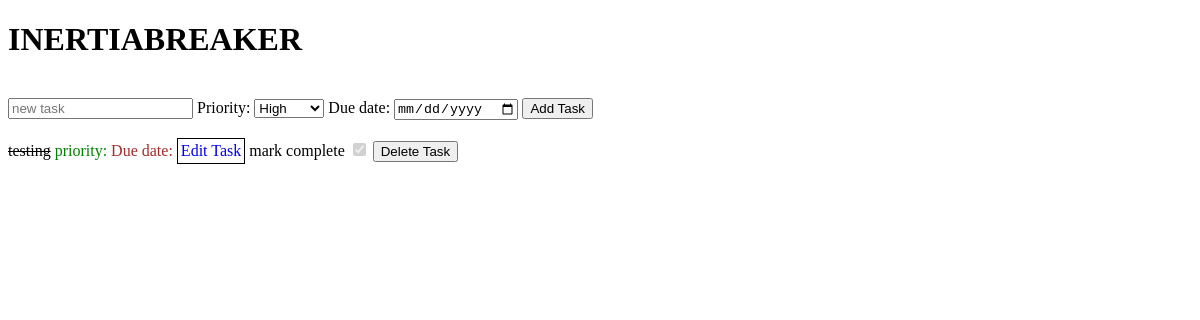
Before: / with the older database file.
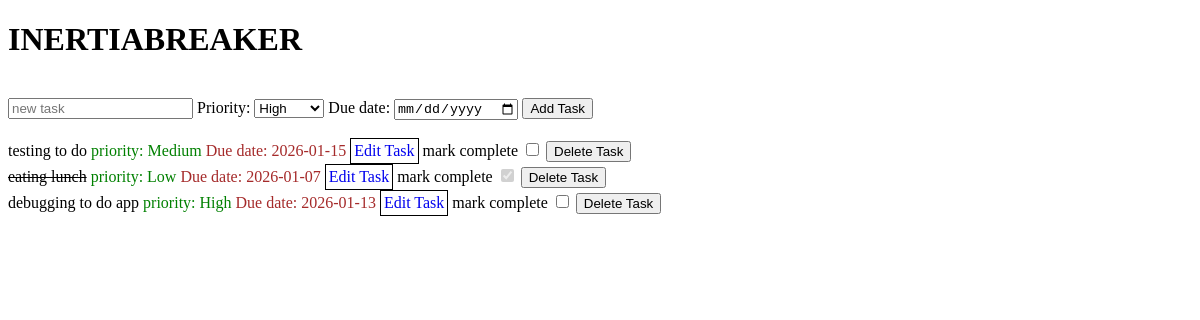
After: the same page with the newer database file.
### tables this page shows
CREATE TABLE tasks(
            id INTEGER PRIMARY KEY,
            title TEXT NOT NULL,
            is_complete INTEGER DEFAULT 0,
            priority TEXT CHECK (priority IN ('High', 'Medium', 'Low')),
            due_date DATE,
            created_at TIMESTAMP DEFAULT CURRENT_TIMESTAMP
        );

### index.php (the view, shortened to what this page needs)
<?php
require_once __DIR__ . '/dbConfig.php';
$tasks="SELECT * FROM tasks";
$sql=$connection->query($tasks);
$sql->setFetchMode(PDO::FETCH_ASSOC);
$allTasks=$sql->fetchAll();
?>
<!DOCTYPE html>
<html lang="en">
<head>
</head>
<body>
   <h1>INERTIABREAKER</h1><br>
    <form action="src/createTask.php" method="post">
      <input type="text" name="task" placeholder="new task" required>
      <label for="priority">Priority:</label>
      <select id="priority" name="priority" required>
        <option value="High">High</option>
      </select>
      <label for="due_date">Due date:</label>
      <input type="date" name="due_date" required>
      <button type="submit">Add Task</button><br>
    </form>
    <br>
     <?php
      foreach ($allTasks as $task){
        $completedTask=$task['is_complete'] ? 'text-decoration : line-through;' : '';
        $checked=$task['is_complete']? 'checked disabled':'';
        echo "<div>
         <label style='{$completedTask}'>" . htmlspecialchars($task["title"]) . "</label>
         <label style='color:green'>priority: ". $task["priority"]."</label>
         <label style='color:brown'>Due date: ". $task["due_date"]."</label>
         <a href='/edit_task.php?id=".htmlspecialchars($task['id'])."' style='display:inline-block; padding:3px; border:1px solid #000000; text-decoration:none;'> Edit Task</a>
         <form action='/src/updateTask.php' method='post' style='display:inline'> mark complete
          <input type='hidden' name='task_id' value='".$task["id"]."'>
          <input type='checkbox' {$checked} onchange='this.form.submit()'>
          </form>
         <form action='/src/deleteTask.php' method='post' style='display:inline'>
          <input type='hidden' name='task_id' value='".$task["id"]."'><button type='submit'>Delete Task</button>
          </form>
        </div> \n";
      }
      ?>
</body>
</html>

Changed rows visible on the page:
removed tasks: title "testing", is_complete 1 (drawn)
added tasks: title "testing to do", priority "Medium", due_date "2026-01-15", is_complete 0 (drawn)
added tasks: title "eating lunch", priority "Low", due_date "2026-01-07", is_complete 1 (drawn)
added tasks: title "debugging to do app", priority "High", due_date "2026-01-13", is_complete 0 (drawn)
